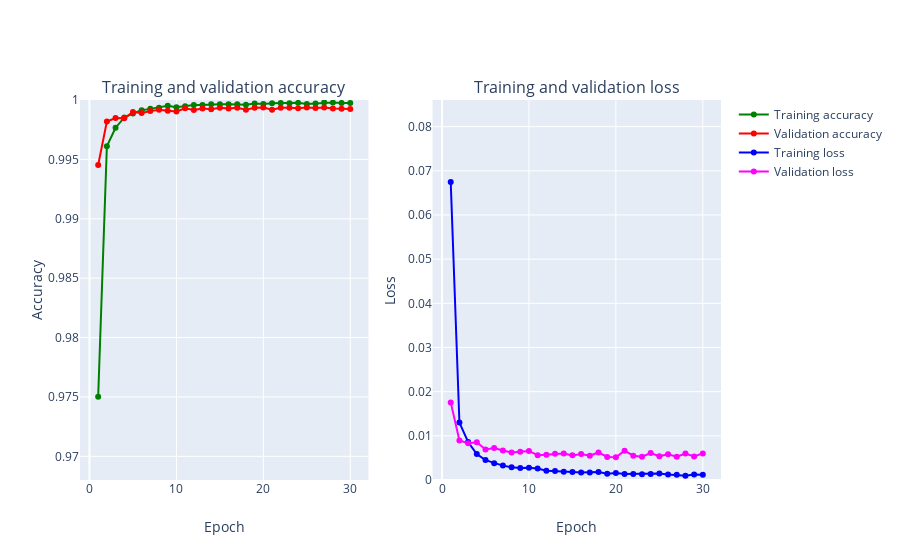

Notebook code for this chart:
### Code cell
from plotly.subplots import make_subplots
import plotly.graph_objects as go
from plotly.offline import iplot

def create_trace(x,y,ylabel,color):
        trace = go.Scatter(
            x = x,y = y,
            name=ylabel,
            marker=dict(color=color),
            mode = "markers+lines",
            text=x
        )
        return trace
    
def plot_accuracy_and_loss(train_model):
    hist = train_model.history
    acc = hist['acc']
    val_acc = hist['val_acc']
    loss = hist['loss']
    val_loss = hist['val_loss']
    epochs = list(range(1,len(acc)+1))
    
    trace_ta = create_trace(epochs,acc,"Training accuracy", "Green")
    trace_va = create_trace(epochs,val_acc,"Validation accuracy", "Red")
    trace_tl = create_trace(epochs,loss,"Training loss", "Blue")
    trace_vl = create_trace(epochs,val_loss,"Validation loss", "Magenta")
   
    fig = make_subplots(rows=1,cols=2, subplot_titles=('Training and validation accuracy',
                                                             'Training and validation loss'))
    fig.append_trace(trace_ta,1,1)
    fig.append_trace(trace_va,1,1)
    fig.append_trace(trace_tl,1,2)
    fig.append_trace(trace_vl,1,2)
    fig['layout']['xaxis'].update(title = 'Epoch')
    fig['layout']['xaxis2'].update(title = 'Epoch')
    fig['layout']['yaxis'].update(title = 'Accuracy', range=[acc[0]-0.007,1])
    fig['layout']['yaxis2'].update(title = 'Loss', range=[0,val_loss[-1]+0.08])

    
    iplot(fig, filename='accuracy-loss')

plot_accuracy_and_loss(train_model1)

### Figure 1 — Plotly figure (JSON) as saved in the notebook; plotly's stock layout.template omitted (floating-point values rounded to 4 significant figures)
{"data": [{"marker": {"color": "Green"}, "mode": "markers+lines", "name": "Training accuracy", "text": ["1", "2", "3", "4", "5", "6", "7", "8", "9", "10", "11", "12", "13", "14", "15", "16", "17", "18", "19", "20", "21", "22", "23", "24", "25", "26", "27", "28", "29", "30"], "type": "scatter", "x": [1, 2, 3, 4, 5, 6, 7, 8, 9, 10, 11, 12, 13, 14, 15, 16, 17, 18, 19, 20, 21, 22, 23, 24, 25, 26, 27, 28, 29, 30], "xaxis": "x", "y": [0.975, 0.9961, 0.9977, 0.9985, 0.9989, 0.9991, 0.9993, 0.9994, 0.9995, 0.9994, 0.9995, 0.9996, 0.9996, 0.9996, 0.9996, 0.9997, 0.9997, 0.9996, 0.9997, 0.9997, 0.9997, 0.9997, 0.9997, 0.9998, 0.9997, 0.9997, 0.9998, 0.9998, 0.9998, 0.9997], "yaxis": "y"}, {"marker": {"color": "Red"}, "mode": "markers+lines", "name": "Validation accuracy", "text": ["1", "2", "3", "4", "5", "6", "7", "8", "9", "10", "11", "12", "13", "14", "15", "16", "17", "18", "19", "20", "21", "22", "23", "24", "25", "26", "27", "28", "29", "30"], "type": "scatter", "x": [1, 2, 3, 4, 5, 6, 7, 8, 9, 10, 11, 12, 13, 14, 15, 16, 17, 18, 19, 20, 21, 22, 23, 24, 25, 26, 27, 28, 29, 30], "xaxis": "x", "y": [0.9945, 0.9982, 0.9985, 0.9985, 0.999, 0.9989, 0.9991, 0.9992, 0.9991, 0.999, 0.9993, 0.9992, 0.9993, 0.9992, 0.9993, 0.9993, 0.9993, 0.9992, 0.9993, 0.9994, 0.9992, 0.9993, 0.9993, 0.9993, 0.9994, 0.9993, 0.9994, 0.9993, 0.9993, 0.9992], "yaxis": "y"}, {"marker": {"color": "Blue"}, "mode": "markers+lines", "name": "Training loss", "text": ["1", "2", "3", "4", "5", "6", "7", "8", "9", "10", "11", "12", "13", "14", "15", "16", "17", "18", "19", "20", "21", "22", "23", "24", "25", "26", "27", "28", "29", "30"], "type": "scatter", "x": [1, 2, 3, 4, 5, 6, 7, 8, 9, 10, 11, 12, 13, 14, 15, 16, 17, 18, 19, 20, 21, 22, 23, 24, 25, 26, 27, 28, 29, 30], "xaxis": "x2", "y": [0.06746, 0.013, 0.008609, 0.005883, 0.0045, 0.003804, 0.003255, 0.002882, 0.002743, 0.002782, 0.002603, 0.002093, 0.002054, 0.001871, 0.001819, 0.001723, 0.001676, 0.001791, 0.001413, 0.001585, 0.001353, 0.001367, 0.001291, 0.001364, 0.001456, 0.001222, 0.001168, 0.0009771, 0.001266, 0.001171], "yaxis": "y2"}, {"marker": {"color": "Magenta"}, "mode": "markers+lines", "name": "Validation loss", "text": ["1", "2", "3", "4", "5", "6", "7", "8", "9", "10", "11", "12", "13", "14", "15", "16", "17", "18", "19", "20", "21", "22", "23", "24", "25", "26", "27", "28", "29", "30"], "type": "scatter", "x": [1, 2, 3, 4, 5, 6, 7, 8, 9, 10, 11, 12, 13, 14, 15, 16, 17, 18, 19, 20, 21, 22, 23, 24, 25, 26, 27, 28, 29, 30], "xaxis": "x2", "y": [0.01757, 0.008927, 0.008346, 0.008529, 0.006914, 0.007217, 0.006659, 0.006245, 0.006396, 0.006581, 0.005612, 0.005702, 0.005927, 0.006004, 0.005575, 0.005872, 0.005487, 0.006248, 0.005228, 0.005162, 0.006647, 0.005496, 0.005266, 0.006099, 0.005381, 0.005847, 0.005274, 0.006011, 0.005322, 0.006026], "yaxis": "y2"}], "layout": {"annotations": [{"font": {"size": 16}, "showarrow": false, "text": "Training and validation accuracy", "x": 0.225, "xanchor": "center", "xref": "paper", "y": 1, "yanchor": "bottom", "yref": "paper"}, {"font": {"size": 16}, "showarrow": false, "text": "Training and validation loss", "x": 0.775, "xanchor": "center", "xref": "paper", "y": 1, "yanchor": "bottom", "yref": "paper"}], "xaxis": {"anchor": "y", "domain": [0, 0.45], "title": {"text": "Epoch"}}, "xaxis2": {"anchor": "y2", "domain": [0.55, 1], "title": {"text": "Epoch"}}, "yaxis": {"anchor": "x", "domain": [0, 1], "range": [0.968, 1], "title": {"text": "Accuracy"}}, "yaxis2": {"anchor": "x2", "domain": [0, 1], "range": [0, 0.08603], "title": {"text": "Loss"}}}}
